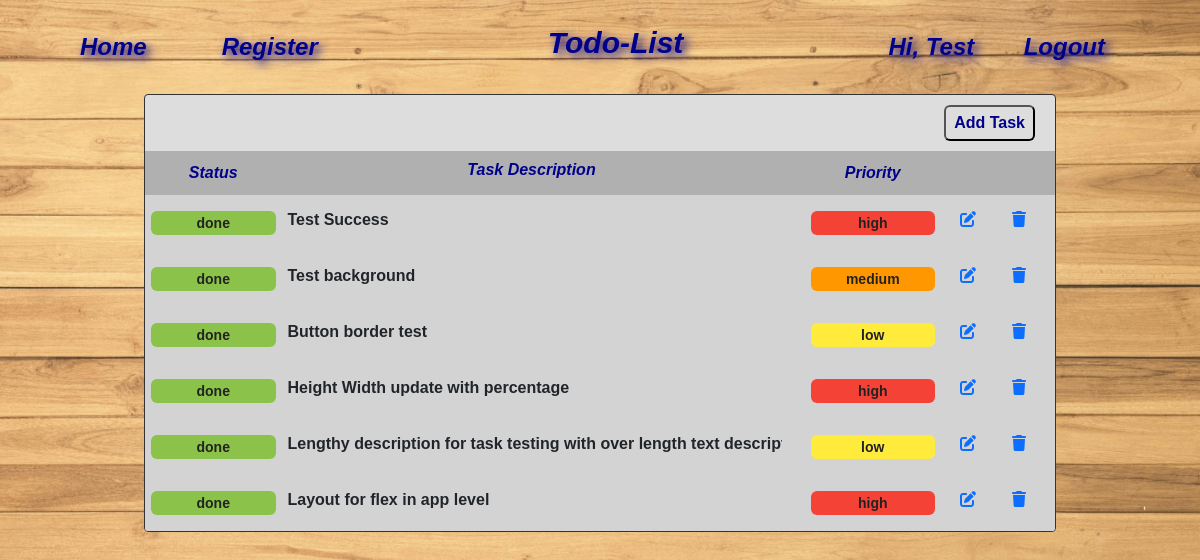
Page /apps/todo (signed in) on the committed database.
### todo/models.py (models this page shows, shortened)
class TodoList(models.Model):
    user = models.ForeignKey(User, on_delete=models.CASCADE)
    status = models.CharField(max_length=50, default="pending")
    description = models.CharField(max_length=500)
    priority = models.CharField(max_length=50, default="low")
    created_at = models.DateTimeField(auto_now_add=True)

### todo/views.py (the view)
# urls.py: path('apps/', include('todo.urls')),
def todo(request):
    tasks = TodoList.objects.filter(user = request.user)
    return render(request, 'todo.html', {'tasks': tasks})

### templates/todo.html (shortened to what this page needs)
{% extends 'background.html' %}
{% load static %}
{% block page_title %}Todo-List{% endblock %}
{% block content %}
<div class="app-content">
    <div class="todo-layout">
        <div style="justify-content: right; text-align:right; padding: 10px 20px;">
            <button type="button" class="add-button" data-bs-toggle="modal" data-bs-target="#addTaskModal">Add Task</button>
        </div>
        <table id="task-table" class="todo-grid">
            <thead>
                <tr>
                    <th>Status</th>
                    <th>Task Description</th>
                    <th>Priority</th>
                    <th></th>
                </tr>
            </thead>
            <tbody>
                {% for task in tasks %}
                <tr id="row-{{ task.id }}" style="background-color: #d3d3d3;">
                    <td>
                        <button class="status-button {{ task.status }}-status">{{ task.status }}</button>
                    </td>
                    <td>
                        <p>{{ task.description }}</p>
                    </td>
                    <td>
                        <button class="status-button {{ task.priority }}-priority">{{ task.priority }}</button>
                    </td>
                    <td style="display:flex; align-items:center;">
                        <a href="#" class="btn btn-link" style="margin-right:10px;text-align:center;"
                            data-task-id="{{ task.id }}" id="edit-btn">
                            <i class="fas fa-edit" data-bs-toggle="modal" data-bs-target="#editTaskModal"></i>
                        </a>
                        <a href="#" class="btn btn-link ml-2" id="delete-btn" style="margin-right:10px;text-align:center;"
                            data-task-id="{{ task.id }}">
                            <i class="fas fa-trash" data-bs-toggle="modal" data-bs-target="#deleteTaskModal"></i>
                        </a>
                    </td>
                </tr>
                {% endfor %}
            </tbody>
        </table>
    </div>
</div>
{% endblock %}

### templates/background.html (shortened to what this page needs)
{% load static %}
<!DOCTYPE html>
<html lang="en">
<head>
    <link rel="stylesheet" href="{% static 'bootstrap.css' %}">
    <link rel="stylesheet" href="{% static 'css/all.min.css' %}">
    <link rel="stylesheet" href="{% static 'style.css' %}">
</head>
<body>
    <div class="layout">
        <div class="navbar-container">
            <nav>
                <ul class="navbar-left">
                    <li><a href="/">Home</a></li>
                    <li><a href="{% url 'register' %}">Register</a></li>
                </ul>
                <div class="nav-header">
                    <h1>{% block page_title %}{% endblock %}</h1>
                </div>
                <ul class="navbar-right">
                    <li>
                        <div>
                            {% if user.is_authenticated %}
                            <span class="user_greet" style="margin-right:15px;">Hi, {{ user.first_name }}</span>
                            <a href="{% url 'logout' %}">Logout</a>
                            {% else %}
                            <a href="{% url 'login' %}">Login</a>
                            {% endif %}
                        </div>
                    </li>
                </ul>
            </nav>
        </div>
        {% block content %}
        {% endblock %}
    </div>
</body>
</html>

### static/style.css (style rules this page uses)
* { margin: 0; padding: 0; box-sizing: border-box; }
body { justify-content: center; align-items: center; margin: 0; background-color: #f0f0f0; font-family: Arial, sans-serif; }
.layout { display: flex; flex-direction: column; padding: 30px; }
.app-content { display: flex; justify-content: center; align-items: center; flex-wrap: wrap; }
h1 { padding: 15px; text-align: center; font-size: 30px; font-family: Arial, Helvetica, sans-serif; font-weight: bolder; font-style: italic; color: darkblue; text-shadow: 4px 4px 10px darkblue; }
.navbar-container { background-color: rgba(0, 0, 0, 0); }
nav { display: flex; width: 100%; justify-content: space-between; align-items: center; padding: 10px 20px; position: sticky; top: 0; z-index: 1000; margin-top: -30px; }
.navbar-left, .navbar-right { display: flex; list-style-type: none; padding: 0; margin: 0; }
nav ul li { margin-right: 15px; }
nav ul li a { margin: 0 20px; text-decoration: none; font-size: 24px; font-family: Arial, Helvetica, sans-serif; font-weight: bolder; font-style: italic; color: darkblue; text-shadow: 4px 4px 10px darkblue; border-radius: 6px; box-sizing: border-box; text-align: center; transition: background-color 0.3s, border-color 0.3s; padding: 5px 10px; }
.nav-header { text-align: center; flex-grow: 1; }
.user_greet { margin: 0 20px; text-align: center; text-decoration: none; font-size: 24px; font-family: Arial, Helvetica, sans-serif; font-weight: bolder; font-style: italic; color: darkblue; text-shadow: 4px 4px 10px darkblue; }
.todo-layout { width: 80%; overflow: auto; background-color: #ddd; border-radius: 4px; border: 1px solid #333; }
.todo-grid { width: 100%; border-collapse: collapse; padding: 10px; }
th { padding: 10px; text-align: center; vertical-align: middle; font-family: Arial, Helvetica, sans-serif; font-weight: bolder; font-style: italic; color: darkblue; }
td { padding: 6px; text-align: left; vertical-align: middle; }
thead { background-color: #b0b0b0; }
.todo-grid th:nth-child(1), .todo-grid td:nth-child(1) { justify-content: center; text-align: center; width: 15%; }
.todo-grid th:nth-child(2) { justify-content: center; text-align: center; }
.todo-grid th:nth-child(2), .todo-grid td:nth-child(2) { display: flex; width: 100%; max-width: 500px; overflow: auto; font-weight: bolder; align-items: center; line-height: normal; white-space: nowrap; scrollbar-width: none; overflow: auto; }
.todo-grid th:nth-child(3), .todo-grid td:nth-child(3) { justify-content: center; text-align: center; width: 15%; }
.todo-grid th:nth-child(4), .todo-grid td:nth-child(4) { width: 10%; }
.add-button { transition-duration: 0.4s; font-family: Arial, Helvetica, sans-serif; font-weight: bolder; font-size: 16px; color: darkblue; padding: 4px 8px; border-radius: 6px; background-color: #ddd; }
.status-button { font-family: Arial, Helvetica, sans-serif; font-weight: bolder; font-size: 14px; width: 100%; color: #222; align-items: center; justify-content: center; text-align: center; padding: 4px 8px; border-radius: 6px; line-height: normal; border: none; box-sizing: border-box; }
.status-button.done-status { background-color: #8bc34a; }
.status-button.low-priority { background-color: #ffeb3b; }
.status-button.medium-priority { background-color: #ff9800; }
.status-button.high-priority { background-color: #f44336; }

### rows in the picture
TodoList: status "done", description "Test Success", priority "high"
TodoList: status "done", description "Test background", priority "medium"
TodoList: status "done", description "Button border test", priority "low"
TodoList: status "done", description "Height Width update with percentage", priority "high"
TodoList: status "done", description "Lengthy description for task testing with over length text…", priority "low"
TodoList: status "done", description "Layout for flex in app level", priority "high"

### other values in the picture
{{ user.first_name }} "Test"
